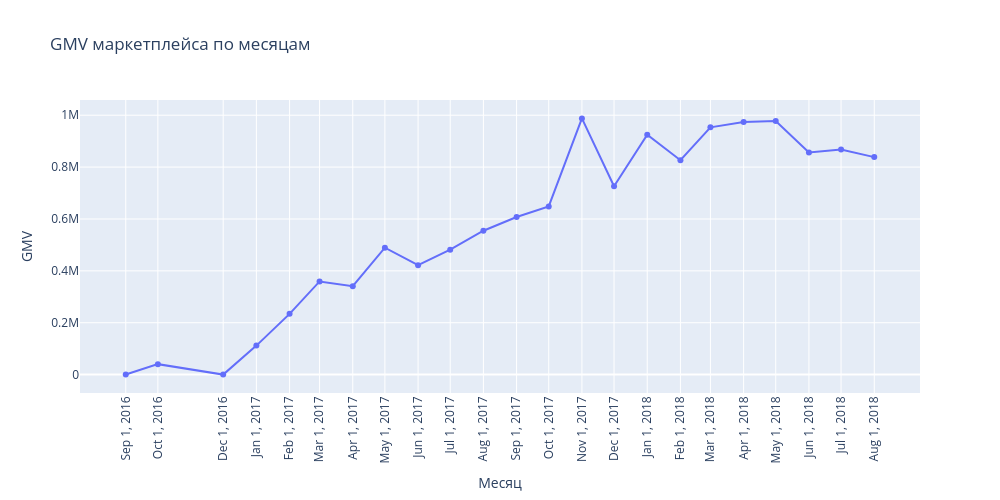

This figure's notebook cell:
### Code cell
monthly_gmv = gmv_data.groupby('order_month')['price'].sum().reset_index()
monthly_gmv['order_month'] = monthly_gmv['order_month'].astype(str)
monthly_gmv.columns = ['order_month', 'GMV']

fig = px.line(
    monthly_gmv,
    x='order_month',
    y='GMV',
    markers=True,
    title='GMV маркетплейса по месяцам',
    labels={'order_month': 'Месяц', 'GMV': 'GMV'} # Немного поправил ключ, чтобы точно совпадал с колонкой
)

# Задаем единый размер для фигуры
fig.update_layout(
    xaxis_tickangle=-45, 
    hovermode='x unified',
    width=1000, 
    height=500,
    autosize=False  # Отключаем автоподстройку под окно
)

fig.update_xaxes(
    tickmode='array',
    tickvals=monthly_gmv['order_month'],
    tickangle=-90
)

# 1. Выводим интерактивный график
fig.show()

# 2. Выводим статичный график для GitHub
fig.show("png")

### Figure 1 — Plotly figure (JSON) as saved in the notebook; plotly's stock layout.template omitted (floating-point values rounded to 4 significant figures)
{"data": [{"hovertemplate": "Месяц=%{x}<br>GMV=%{y}<extra></extra>", "legendgroup": "", "line": {"color": "#636efa", "dash": "solid"}, "marker": {"symbol": "circle"}, "mode": "lines+markers", "name": "", "orientation": "v", "showlegend": false, "type": "scatter", "x": ["2016-09", "2016-10", "2016-12", "2017-01", "2017-02", "2017-03", "2017-04", "2017-05", "2017-06", "2017-07", "2017-08", "2017-09", "2017-10", "2017-11", "2017-12", "2018-01", "2018-02", "2018-03", "2018-04", "2018-05", "2018-06", "2018-07", "2018-08"], "xaxis": "x", "y": [135.0, 40330.0, 10.9, 111800.0, 234200.0, 359200.0, 340700.0, 489300.0, 421900.0, 481600.0, 554700.0, 607400.0, 648200.0, 987800.0, 726000.0, 924600.0, 826400.0, 953400.0, 973500.0, 977500.0, 856100.0, 868000.0, 838600.0], "yaxis": "y"}], "layout": {"autosize": false, "height": 500, "hovermode": "x unified", "legend": {"tracegroupgap": 0}, "title": {"text": "GMV маркетплейса по месяцам"}, "width": 1000, "xaxis": {"anchor": "y", "domain": [0, 1], "tickangle": -90, "tickmode": "array", "tickvals": ["2016-09", "2016-10", "2016-12", "2017-01", "2017-02", "2017-03", "2017-04", "2017-05", "2017-06", "2017-07", "2017-08", "2017-09", "2017-10", "2017-11", "2017-12", "2018-01", "2018-02", "2018-03", "2018-04", "2018-05", "2018-06", "2018-07", "2018-08"], "title": {"text": "Месяц"}}, "yaxis": {"anchor": "x", "domain": [0, 1], "title": {"text": "GMV"}}}}
